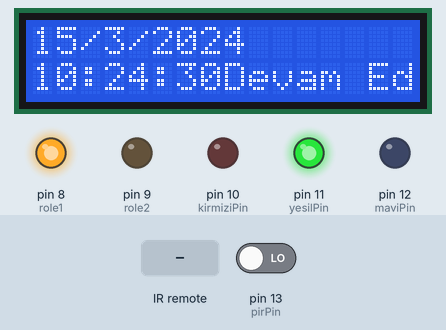
Recording of a sketch running on a simulated Arduino Uno, built with avr-gcc and run on an emulated ATmega328P. On the bench: 16×2 character LCD, output pins drawn as LEDs (lit = HIGH). Inputs (shaded band) come from the test bench; at power-on: pin 13 (pirPin) LOW. The local clock reads 2024-03-15 10:24:30 at power-on unless the sketch sets it; what the sketch prints to the serial monitor is not drawn.

Above: at 1.2 s.
1.3 s: pin 13 (pirPin) driven HIGH
At 2.3 s:
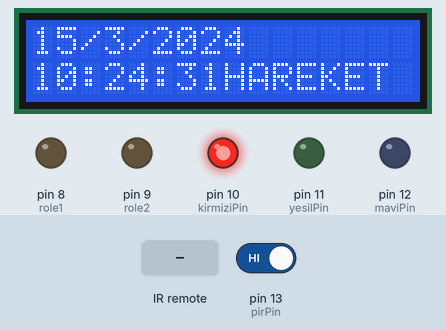
4.9 s: infrared code 0xFFA25D received
At 6.7 s:
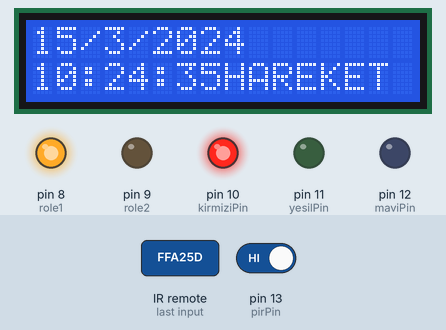
8.5 s: infrared code 0xFF629D received
At 10.3 s:
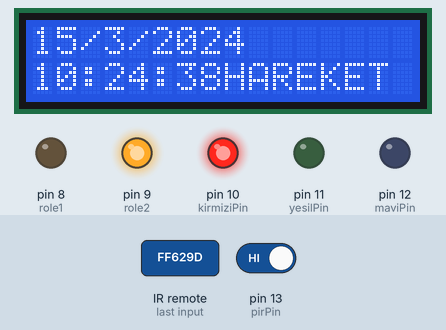
12.1 s: pin 13 (pirPin) driven LOW
At 13.0 s:
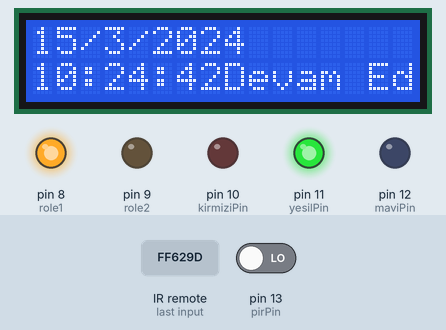
14.7 s: infrared code 0xFFE21D received
At 15.4 s:
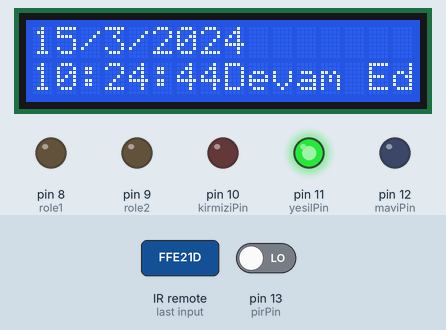
17.1 s: infrared code 0xFF629D received
At 17.8 s:
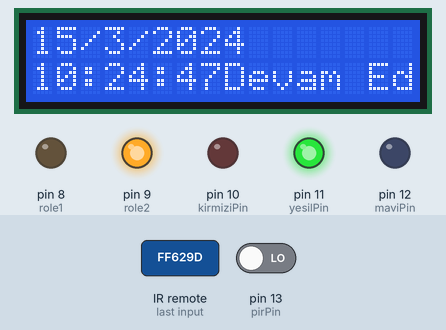
Timing chart, 0 to 20.1 s (numbered marks = the images above; inputs shaded):
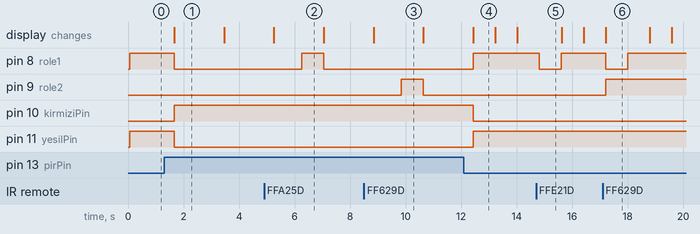

Measured:
- after the input at 1.3 s, pin 8 (role1), pin 11 (yesilPin): HIGH → LOW after 0.36 s; pin 10 (kirmiziPin): LOW → HIGH after 0.36 s; the display: changes after 0.36 s (image 1)
- after the input at 4.9 s, pin 8 (role1): LOW → HIGH after 1.4 s, → LOW 0.79 s later
- after the input at 8.5 s, pin 9 (role2): LOW → HIGH after 1.3 s, → LOW 0.79 s later
- after the input at 12.1 s, pin 8 (role1), pin 11 (yesilPin): LOW → HIGH after 0.33 s; pin 10 (kirmiziPin): HIGH → LOW after 0.33 s; the display: changes after 0.34 s (image 4)
- after the input at 14.7 s, pin 8 (role1): HIGH → LOW after 0.12 s, → HIGH 0.79 s later
- after the input at 17.1 s, pin 8 (role1): HIGH → LOW after 0.11 s, → HIGH 0.79 s later; pin 9 (role2): LOW → HIGH after 0.11 s
- what the display in image 1 shows lasts 1.8 s, from 1.7 s to 3.5 s

The sketch:

robot.ino
```cpp
#include <LiquidCrystal.h>
#include <virtuabotixRTC.h>
#include <IRremote.h>


int pirPin = 13;

int hareket;

int CLK_PIN = 7;
int DAT_PIN = 6;
int RST_PIN = A1;
virtuabotixRTC myRTC(CLK_PIN, DAT_PIN, RST_PIN);

int rs = 5, en = 4, d4 = 3, d5 = 2, d6 = 1, d7 = 0;
LiquidCrystal lcd(rs, en, d4, d5, d6, d7);

int kirmiziPin = 10;
int yesilPin = 11;
int maviPin = 12;

int RECV_PIN = A0;
IRrecv irrecv (RECV_PIN);
decode_results results;

#define CH1 0xFFA25D
#define CH 0xFF629D
#define CH2 0xFFE21D
#define PREV 0xFF22DD
#define NEXT 0xFF02FD
#define PLAYPAUSE 0xFFC23D
#define VOL1 0xFFE01F
#define VOL2 0xFFA857
#define EQ 0xFF906F
#define BUTON0 0xFF6897
#define BUTON100 0xFF9867
#define BU0TON200 0xFFB04F
#define BUTON1 0xFFA25D
#define BUTON2 0xFF629D
#define BUTON3 0xFF7A85
#define BUTON4 0xFF10EF
#define BUTON5 0xFF38C7
#define BUTON6 0xFF5AA5
#define BUTON7 0xFF42BD
#define BUTON8 0xFF4AB5
#define BUTON9 0xFF52AD


int role1 = 8;
int role2 = 9;
int durum = 1;

void setup() {

  //myRTC.setDS1302Time(52, 04, 21, 6, 23, 01, 2021);

  lcd.begin(16,2);

  pinMode(pirPin, INPUT);
  pinMode(role1, OUTPUT);
  pinMode(role2, OUTPUT);

  pinMode(kirmiziPin, OUTPUT);
  pinMode(yesilPin, OUTPUT);
  pinMode(maviPin, OUTPUT);

  digitalWrite(10, LOW);
  digitalWrite(11, LOW);
  digitalWrite(12, LOW);

  Serial.begin(9600);
  irrecv.enableIRIn();

  Serial.begin(9600);
}

void loop() {

  Serial.print(hareket);

  myRTC.updateTime();
  lcd.clear();
  lcd.setCursor(0,0);
  lcd.print(myRTC.dayofmonth);
  lcd.print("/");
  lcd.print(myRTC.month);
  lcd.print("/");
  lcd.print(myRTC.year);
  lcd.setCursor(0, 1);
  lcd.print(myRTC.hours);
  lcd.print(":");
  lcd.print(myRTC.minutes);
  lcd.print(":");
  lcd.print(myRTC.seconds);


  hareket = digitalRead(pirPin);
  if(hareket == 1){
    digitalWrite(role1, LOW);
    digitalWrite(role2, LOW);
    digitalWrite(kirmiziPin, HIGH);
    digitalWrite(yesilPin, LOW);
    digitalWrite(maviPin, LOW);
    lcd.print("HAREKET ALGILANDI!!!");
    delay(1000);
    }
    else
    {
      digitalWrite(role1, HIGH);
      digitalWrite(kirmiziPin, LOW);
      digitalWrite(yesilPin, HIGH);
      digitalWrite(maviPin, LOW);
      lcd.print("Devam Ediliyor");
      }


  if (irrecv.decode(&results)){
    if (results.value == BUTON1){
      digitalWrite(role1, 1);
      digitalWrite(role2, 0);
      }
     else
    {
      digitalWrite(role1, 0);
    }

        if (results.value == BUTON2){
      digitalWrite(role2, 1);
      digitalWrite(role1, 0);
      }
      else
    { digitalWrite(role2, 0);}
    }
  //Serial.println(results.value);

    irrecv.resume();
    delay(786);
    }
```
